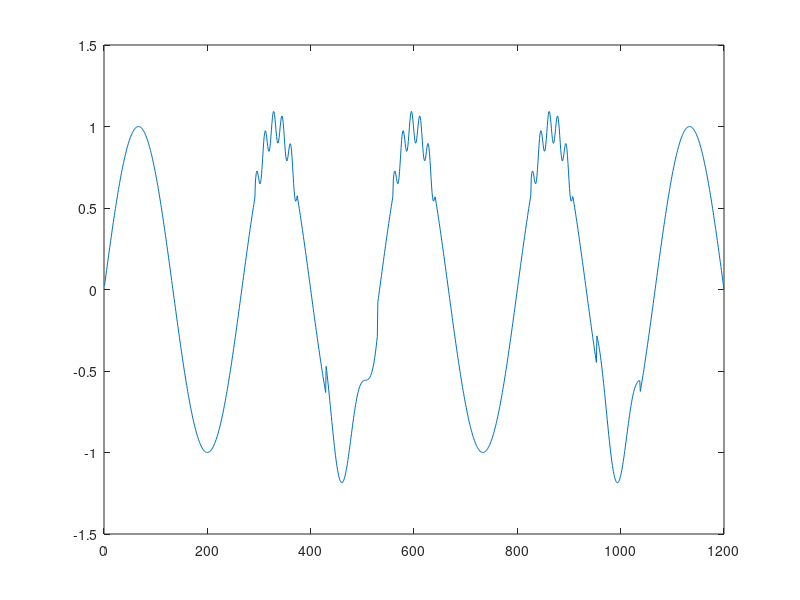

This chart was generated by the following MATLAB code:
% the simulation

r=1200;     %%%%length
t=meshgrid(1:r,1:r); %meshgrid

f=4.5/1200;
phi_f=2*pi*f*t;
Ih1=sin(phi_f);    %%% the IM1

Ih2=1/10*cos(phi_f*16+5*2*pi/16);   %%% the IM2, small oscillations
noi=Ih2(1,:);   
noi(1:292)=0;
noi(374:559)=0;
noi(641:826)=0;
noi(908:end)=0;

Ih3=1/5*cos(phi_f*4+5*2*pi/8);   %%%% the IM3
noi1=Ih3(1,:);
noi1(1:429)=0;
noi1(530:687)=0;
noi1(688:953)=0;
noi1(1038:end)=0;

Y=Ih1(1,:)+noi+noi1;   %%%% the composed signal

figure;plot(Y)
